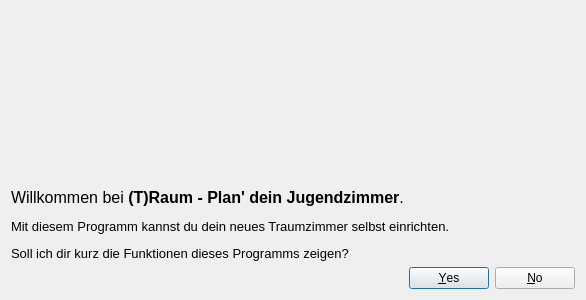
<?xml version="1.0" encoding="UTF-8"?>
<ui version="4.0">
 <class>WelcomeDialog</class>
 <widget class="QDialog" name="WelcomeDialog">
  <property name="geometry">
   <rect>
    <x>0</x>
    <y>0</y>
    <width>586</width>
    <height>300</height>
   </rect>
  </property>
  <property name="windowTitle">
   <string>Willkommen bei (T)Raum</string>
  </property>
  <layout class="QGridLayout" name="gridLayout">
   <item row="3" column="0">
    <widget class="QDialogButtonBox" name="buttonBox">
     <property name="orientation">
      <enum>Qt::Horizontal</enum>
     </property>
     <property name="standardButtons">
      <set>QDialogButtonBox::No|QDialogButtonBox::Yes</set>
     </property>
    </widget>
   </item>
   <item row="2" column="0">
    <widget class="QLabel" name="label">
     <property name="text">
      <string>&lt;html&gt;&lt;head/&gt;&lt;body&gt;&lt;p&gt;&lt;span style=&quot; font-size:12pt; color:#000000;&quot;&gt;Willkommen bei &lt;/span&gt;&lt;span style=&quot; font-size:12pt; font-weight:600; color:#000000;&quot;&gt;(T)Raum - Plan' dein Jugendzimmer&lt;/span&gt;&lt;span style=&quot; font-size:12pt; color:#000000;&quot;&gt;. &lt;/span&gt;&lt;/p&gt;&lt;p&gt;&lt;span style=&quot; font-size:10pt;&quot;&gt;Mit diesem Programm kannst du dein neues Traumzimmer selbst einrichten.&lt;/span&gt;&lt;/p&gt;&lt;p&gt;&lt;span style=&quot; font-size:10pt;&quot;&gt;Soll ich dir kurz die Funktionen dieses Programms zeigen?&lt;/span&gt;&lt;/p&gt;&lt;/body&gt;&lt;/html&gt;</string>
     </property>
    </widget>
   </item>
   <item row="0" column="0">
    <widget class="QWidget" name="widget" native="true">
     <property name="sizePolicy">
      <sizepolicy hsizetype="Preferred" vsizetype="Preferred">
       <horstretch>0</horstretch>
       <verstretch>0</verstretch>
      </sizepolicy>
     </property>
     <property name="minimumSize">
      <size>
       <width>0</width>
       <height>80</height>
      </size>
     </property>
     <property name="styleSheet">
      <string notr="true">image: url(:/new/prefix1/Element 1.png);</string>
     </property>
    </widget>
   </item>
   <item row="1" column="0">
    <spacer name="verticalSpacer">
     <property name="orientation">
      <enum>Qt::Vertical</enum>
     </property>
     <property name="sizeHint" stdset="0">
      <size>
       <width>20</width>
       <height>40</height>
      </size>
     </property>
    </spacer>
   </item>
  </layout>
 </widget>
 <resources/>
 <connections>
  <connection>
   <sender>buttonBox</sender>
   <signal>rejected()</signal>
   <receiver>WelcomeDialog</receiver>
   <slot>reject()</slot>
   <hints>
    <hint type="sourcelabel">
     <x>297</x>
     <y>281</y>
    </hint>
    <hint type="destinationlabel">
     <x>286</x>
     <y>274</y>
    </hint>
   </hints>
  </connection>
  <connection>
   <sender>buttonBox</sender>
   <signal>accepted()</signal>
   <receiver>WelcomeDialog</receiver>
   <slot>accept()</slot>
   <hints>
    <hint type="sourcelabel">
     <x>229</x>
     <y>275</y>
    </hint>
    <hint type="destinationlabel">
     <x>157</x>
     <y>274</y>
    </hint>
   </hints>
  </connection>
 </connections>
</ui>
